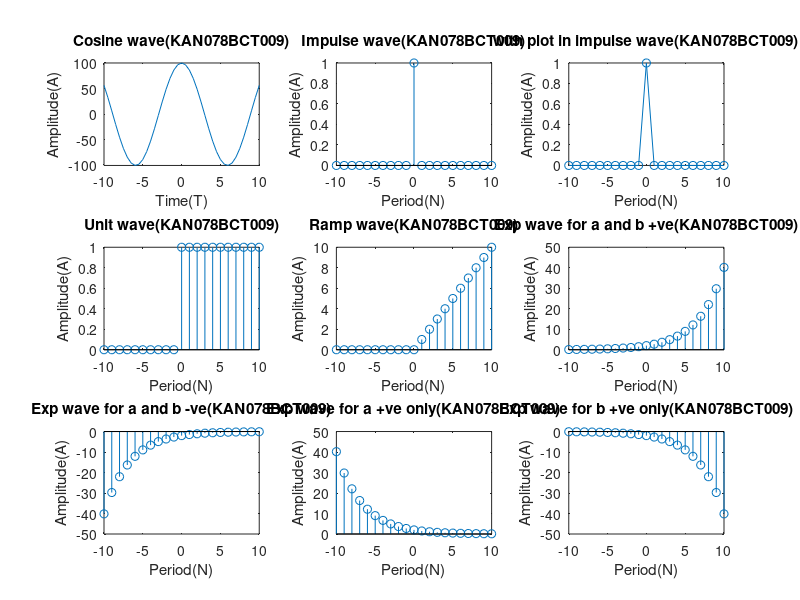

Source code (MATLAB):
close all;
clear all;
clc;

f=10;
t=-10:0.5:10;

cosine=100*cos(100*t);

subplot(3,3,1);
plot(t,cosine);
xlabel('Time(T)');
ylabel('Amplitude(A)');
title('Cosine wave(KAN078BCT009)');

n=-10:1:10;
subplot(3,3,2);
array1=zeros(size(n));
array1(n==0)=1;
stem(n,array1);
xlabel('Period(N)');
ylabel('Amplitude(A)');
title('Impulse wave(KAN078BCT009)');

subplot(3,3,3);
plot(n,array1,'o-');
xlabel('Period(N)');
ylabel('Amplitude(A)');
title('with plot in impulse wave(KAN078BCT009)');

subplot(3,3,4);
array2=zeros(size(n));
array2(n>=0)=1;
stem(n,array2);
xlabel('Period(N)');
ylabel('Amplitude(A)');
title('Unit wave(KAN078BCT009)');

subplot(3,3,5);
array3=zeros(size(n));
array3=(n.*(n>=0));
stem(n,array3)
xlabel('Period(N)');
ylabel('Amplitude(A)');
title('Ramp wave(KAN078BCT009)');


a1=2;
a2=-2;
b1=0.3;
b2=-0.3;

y1=a1*exp(b1*n);
y2=a2*exp(b2*n);
y3=a1*exp(b2*n);
y4=a2*exp(b1*n);

subplot(3,3,6);
stem(n,y1);
xlabel('Period(N)');
ylabel('Amplitude(A)');
title('Exp wave for a and b +ve(KAN078BCT009)');

subplot(3,3,7);
stem(n,y2);
xlabel('Period(N)');
ylabel('Amplitude(A)');
title('Exp wave for a and b -ve(KAN078BCT009)');

subplot(3,3,8);
stem(n,y3);
xlabel('Period(N)');
ylabel('Amplitude(A)');
title('Exp wave for a +ve only(KAN078BCT009)');

subplot(3,3,9);
stem(n,y4);
xlabel('Period(N)');
ylabel('Amplitude(A)');
title('Exp wave for b +ve only(KAN078BCT009)');

